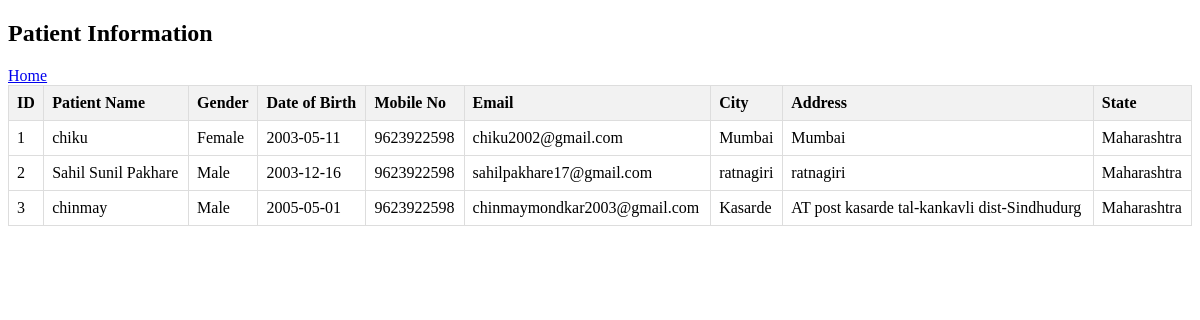
The page /patientinfo.php on the database its author committed.
### tables this page shows
CREATE TABLE `patient` (
  `id` int(11) NOT NULL,
  `patient_name` varchar(255) NOT NULL,
  `patient_sex` varchar(10) NOT NULL,
  `patient_dob` date NOT NULL,
  `patient_phone` varchar(20) NOT NULL,
  `patient_email` varchar(255) NOT NULL,
  `patient_address` varchar(255) NOT NULL,
  `patient_city` varchar(100) NOT NULL,
  `patient_state` varchar(100) NOT NULL,
  `password` varchar(255) NOT NULL
);

### patientinfo.php (the view, shortened to what this page needs)
<?php
include 'config.php';
$sql = "SELECT * FROM patient";
$result = mysqli_query($conn, $sql);
if (mysqli_num_rows($result) > 0) {
    ?>
    <!DOCTYPE html>
    <html lang="en">
    <head>
    </head>
    <body>
        <h2>Patient Information</h2><a href="index.php">Home</a>
        <table>
            <thead>
                <tr>
                    <th>ID</th>
                    <th>Patient Name</th>
                    <th>Gender</th>
                    <th>Date of Birth</th>
                    <th>Mobile No</th>
                    <th>Email</th>
                    <th>City</th>
                    <th>Address</th>
                    <th>State</th>
                </tr>
            </thead>
            <tbody>
                <?php
                while($row = mysqli_fetch_assoc($result)) {
                    echo "<tr>";
                    echo "<td>".$row["id"]."</td>";
                    echo "<td>".$row["patient_name"]."</td>";
                    echo "<td>".$row["patient_sex"]."</td>";
                    echo "<td>".$row["patient_dob"]."</td>";
                    echo "<td>".$row["patient_phone"]."</td>";
                    echo "<td>".$row["patient_email"]."</td>";
                    echo "<td>".$row["patient_address"]."</td>";
                    echo "<td>".$row["patient_city"]."</td>";
                    echo "<td>".$row["patient_state"]."</td>";
                    echo "</tr>";
                }
                ?>
            </tbody>
        </table>
    </body>
    </html>
    <?php
} else {
    echo "No appointment records found.";
}
?>

### patientinfo.php (style rules this page uses)
table { border-collapse: collapse; width: 100%; }
th, td { border: 1px solid #ddd; padding: 8px; text-align: left; }
th { background-color: #f2f2f2; }

### rows shown on the page
patient: id "1", patient_name "chiku", patient_sex "Female", patient_dob "2003-05-11", patient_phone "9623922598", patient_email "chiku2002@gmail.com", patient_address "Mumbai", patient_city "Mumbai", patient_state "Maharashtra"
patient: id "2", patient_name "Sahil Sunil Pakhare", patient_sex "Male", patient_dob "2003-12-16", patient_phone "9623922598", patient_email "sahilpakhare17@gmail.com", patient_address "ratnagiri", patient_city "ratnagiri", patient_state "Maharashtra"
patient: id "3", patient_name "chinmay", patient_sex "Male", patient_dob "2005-05-01", patient_phone "9623922598", patient_email "chinmaymondkar2003@gmail.com", patient_address "Kasarde", patient_city "AT post kasarde tal-kankavli dist-Sindhudurg", patient_state "Maharashtra"
